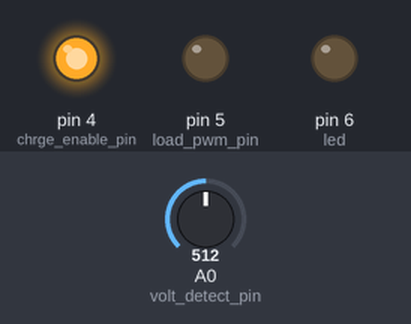
This sketch was run on a simulated Arduino Uno, built with avr-gcc and run on an emulated ATmega328P. On the bench: output pins drawn as LEDs (lit = HIGH). The test bench sets the inputs (shaded band); at power-on: A0 (volt_detect_pin) = 512.

Above: at 9.0 s.
9.1 s: A0 (volt_detect_pin) set to 787
17.5 s: A0 (volt_detect_pin) set to 805
At 25.3 s:
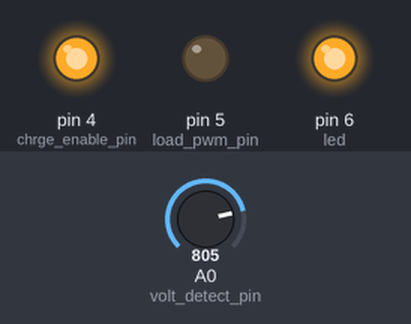
30.0 s: A0 (volt_detect_pin) set to 716
At 37.0 s:
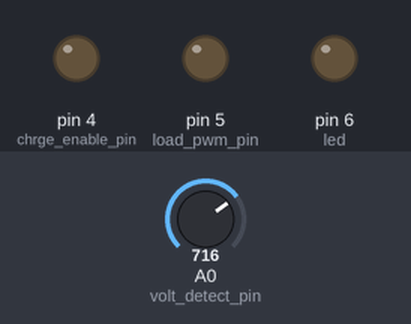
42.3 s: A0 (volt_detect_pin) set to 900
At 54.2 s:
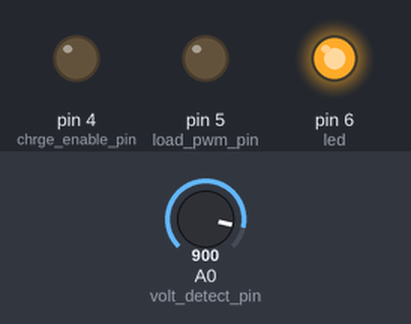
Timing chart, 0 to 55.5 s (numbered marks = the images above; inputs shaded):
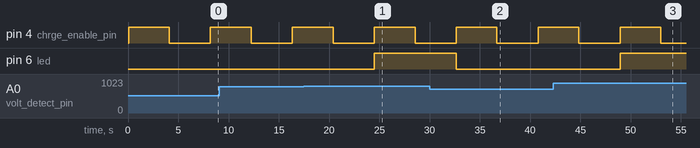

The sketch:

arduino_code.ino
```cpp
int led = 6;
int load_pwm_pin = 5;
int chrge_enable_pin = 4;
int volt_detect_pin = A0;
// the setup function runs once when you press reset or power the board
void setup() {
  // initialize digital pin LED_BUILTIN as an output.
  pinMode(led, OUTPUT);
  pinMode(chrge_enable_pin, OUTPUT);
  pinMode(load_pwm_pin, OUTPUT);

  digitalWrite(chrge_enable_pin, LOW);
  analogWrite(load_pwm_pin, 0);
}

// the loop function runs over and over again forever
void loop() {
  dischargeOff();

  if(checkVoltage() > 3880) {
    digitalWrite(led, HIGH);
  }
  else {
    digitalWrite(led, LOW);
  }

  chargeOn();
  delay(4000);
  chargeOff();
  delay(4000);
}


void chargeOff() {
  digitalWrite(chrge_enable_pin, LOW);
  delay(50);
}
void chargeOn() {
  digitalWrite(chrge_enable_pin, HIGH);
  delay(50);
}

void dischargeOn() {
  analogWrite(load_pwm_pin, 255);
  delay(50);
}

void dischargeOff() {
  analogWrite(load_pwm_pin, 0);
  delay(50);
}

int checkVoltage() {
  int analog = analogRead(volt_detect_pin);
  int voltage = map(analog, 0,1023, 0, 5000);
  return voltage;
}
```

Measured:
- the behaviour switches between 794 and 795 on A0 (volt_detect_pin) (found by bisection; images 0 and 1)
- after the input at 17.5 s, pin 6 (led): LOW → HIGH after 7.0 s
- after the input at 30.0 s, pin 6 (led): HIGH → LOW after 2.7 s
- after the input at 42.3 s, pin 6 (led): LOW → HIGH after 6.7 s
